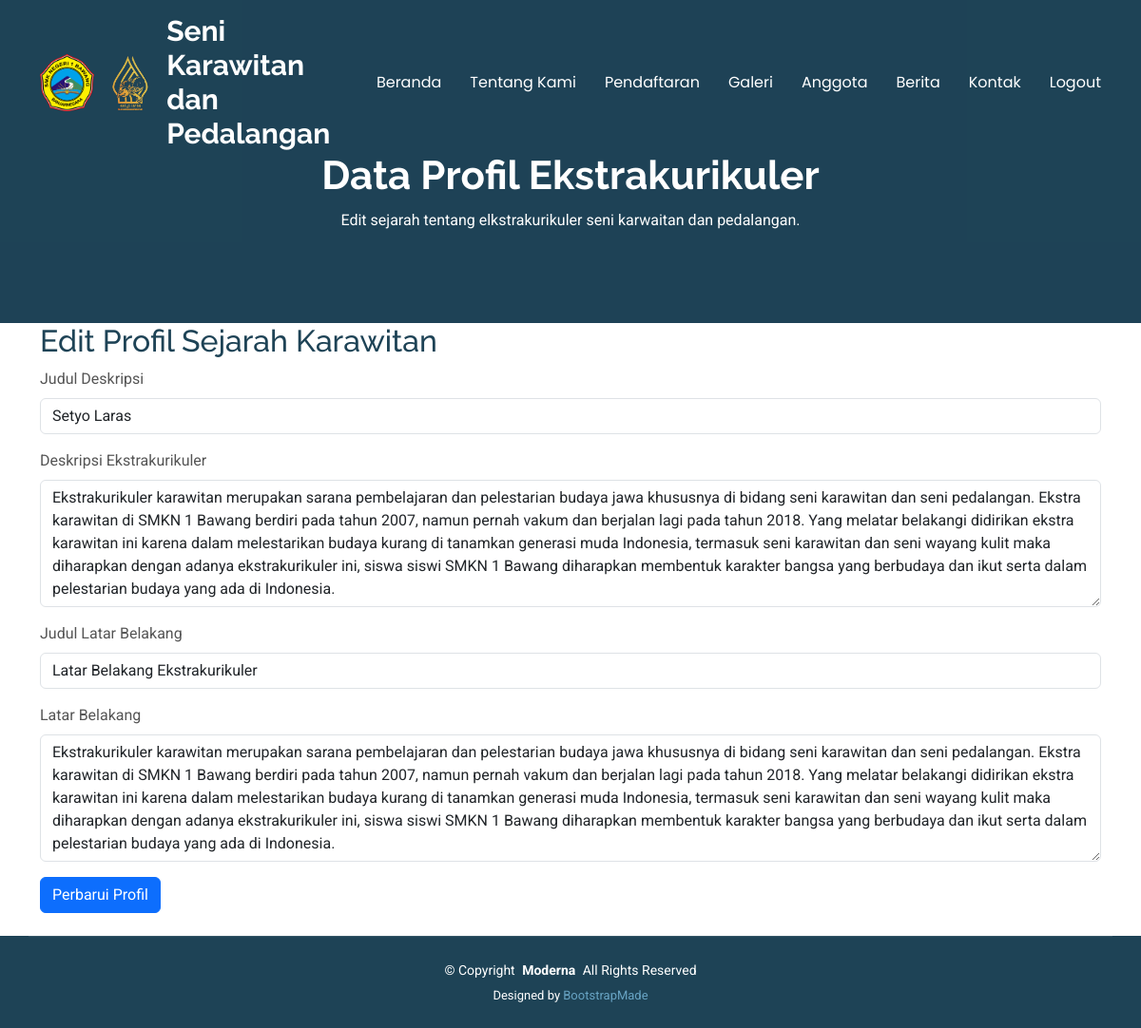
/admin/ubah_sejarah.php?id=1, run on the app's committed database.
### tables this page shows
CREATE TABLE IF NOT EXISTS `dataprofil` (
  `id` int NOT NULL AUTO_INCREMENT,
  `juduldeskripsi` text NOT NULL,
  `deskirpsiekstra` text NOT NULL,
  `judullatarbelakang` text NOT NULL,
  `latarbelakang` text NOT NULL,
  PRIMARY KEY (`id`)
);

### admin/ubah_sejarah.php (the view, shortened to what this page needs)
<?php
include "../function.php";
if (isset($_GET['id'])) {
    $id = $_GET['id'];
    $result = mysqli_query($connect, "SELECT * FROM dataprofil WHERE id='$id'");
    $data = mysqli_fetch_array($result);
}
?>
<!DOCTYPE html>
<html lang="en">
<head>
    <link href="../assets/vendor/bootstrap/css/bootstrap.min.css" rel="stylesheet">
    <link href="../assets/vendor/bootstrap-icons/bootstrap-icons.css" rel="stylesheet">
    <link href="../assets/vendor/aos/aos.css" rel="stylesheet">
    <link href="../assets/vendor/glightbox/css/glightbox.min.css" rel="stylesheet">
    <link href="../assets/vendor/swiper/swiper-bundle.min.css" rel="stylesheet">
    <link href="../assets/css/main.css" rel="stylesheet">
</head>
<body class="index-page">
<?php include 'navbar.php'; ?>
    <main class="main">
    <div class="page-title dark-background">
        <div class="container position-relative">
        <h1>Data Profil Ekstrakurikuler</h1>
        <p>Edit sejarah tentang elkstrakurikuler seni karwaitan dan pedalangan.</p>
        </div>
    </div>
    <div class="container">
        <h2>Edit Profil Sejarah Karawitan</h2>
        <form method="POST">
            <div class="mb-3">
                <label for="juduldeskripsi" class="form-label">Judul Deskripsi</label>
                <input type="text" class="form-control" id="juduldeskripsi" name="juduldeskripsi" value="<?php echo htmlspecialchars($data['juduldeskripsi']); ?>" required>
            </div>
            <div class="mb-3">
                <label for="deskirpsiekstra" class="form-label">Deskripsi Ekstrakurikuler</label>
                <textarea class="form-control" id="deskirpsiekstra" name="deskirpsiekstra" rows="5" required><?php echo htmlspecialchars($data['latarbelakang']); ?></textarea>
            </div>
            <div class="mb-3">
                <label for="judullatarbelakang" class="form-label">Judul Latar Belakang</label>
                <input type="text" class="form-control" id="judullatarbelakang" name="judullatarbelakang" value="<?php echo htmlspecialchars($data['judullatarbelakang']); ?>" required>
            </div>
            <div class="mb-3">
                <label for="latarbelakang" class="form-label">Latar Belakang</label>
                <textarea class="form-control" id="latarbelakang" name="latarbelakang" rows="5" required><?php echo htmlspecialchars($data['latarbelakang']); ?></textarea>
            </div>
            <button type="submit" class="btn btn-primary">Perbarui Profil</button>
        </form>
    </div>
    <?php include 'footer.php'; ?>
</body>
</html>

### assets/css/main.css (style rules this page uses)
:root { --default-font: "Roboto", system-ui, -apple-system, "Segoe UI", Roboto, "Helvetica Neue", Arial, "Noto Sans", "Liberation Sans", sans-serif, "Apple Color Emoji", "Segoe UI Emoji", "Segoe UI Symbol", "Noto Color Emoji"; --heading-font: "Raleway", sans-serif; --nav-font: "Poppins", sans-serif; }
:root { --background-color: #ffffff; --default-color: #555555; --heading-color: #1e4356; --accent-color: #68a4c4; --surface-color: #ffffff; --contrast-color: #ffffff; }
:root { --nav-color: #ffffff; --nav-hover-color: #68a4c4; --nav-mobile-background-color: #ffffff; --nav-dropdown-background-color: #ffffff; --nav-dropdown-color: #555555; --nav-dropdown-hover-color: #68a4c4; }
.dark-background { --background-color: #1e4356; --default-color: #ffffff; --heading-color: #ffffff; --surface-color: #284e62; --contrast-color: #ffffff; }
:root { scroll-behavior: smooth; }
body { color: var(--default-color); background-color: var(--background-color); font-family: var(--default-font); }
h1, h2, h3, h4, h5, h6 { color: var(--heading-color); font-family: var(--heading-font); }
.page-title { color: var(--default-color); background-color: var(--background-color); padding: 160px 0 80px 0; text-align: center; position: relative; }
.page-title:before { content: ""; background-color: color-mix(in srgb, var(--background-color), transparent 50%); position: absolute; inset: 0; }
.page-title h1 { font-size: 42px; font-weight: 700; margin-bottom: 10px; }

### data on the page
dataprofil: juduldeskripsi "Setyo Laras", deskirpsiekstra "Ekstrakurikuler karawitan merupakan sarana pembelajaran dan pelestarian budaya jawa khususnya di bidang seni karawitan dan seni pedalangan. Ekstra karawitan di SMKN 1 Bawang berdiri pada tahun 2007, namun pernah vakum dan berjalan lagi pada tahun 2018. Yang melatar belakangi didirikan ekstra karawitan ini karena dalam melestarikan budaya kurang di tanamkan generasi muda Indonesia, termasuk seni karawitan dan seni wayang kulit maka diharapkan dengan adanya ekstrakurikuler ini, siswa siswi SMKN 1 Bawang diharapkan membentuk karakter bangsa yang berbudaya dan ikut serta dalam pelestarian budaya yang ada di Indonesia.", judullatarbelakang "Latar Belakang Ekstrakurikuler", latarbelakang "Ekstrakurikuler karawitan merupakan sarana pembelajaran dan pelestarian budaya jawa khususnya di bidang seni karawitan dan seni pedalangan. Ekstra karawitan di SMKN 1 Bawang berdiri pada tahun 2007, namun pernah vakum dan berjalan lagi pada tahun 2018. Yang melatar belakangi didirikan ekstra karawitan ini karena dalam melestarikan budaya kurang di tanamkan generasi muda Indonesia, termasuk seni karawitan dan seni wayang kulit maka diharapkan dengan adanya ekstrakurikuler ini, siswa siswi SMKN 1 Bawang diharapkan membentuk karakter bangsa yang berbudaya dan ikut serta dalam pelestarian budaya yang ada di Indonesia."
